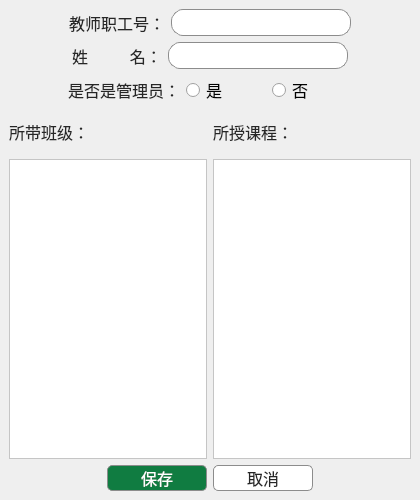
<?xml version="1.0" encoding="UTF-8"?>
<ui version="4.0">
 <class>ModifyTeacher</class>
 <widget class="QMainWindow" name="ModifyTeacher">
  <property name="geometry">
   <rect>
    <x>0</x>
    <y>0</y>
    <width>420</width>
    <height>500</height>
   </rect>
  </property>
  <property name="windowTitle">
   <string>MainWindow</string>
  </property>
  <widget class="QWidget" name="centralwidget">
   <layout class="QGridLayout" name="gridLayout">
    <item row="0" column="0" colspan="2">
     <layout class="QHBoxLayout" name="horizontalLayout">
      <item>
       <spacer name="horizontalSpacer">
        <property name="orientation">
         <enum>Qt::Horizontal</enum>
        </property>
        <property name="sizeHint" stdset="0">
         <size>
          <width>40</width>
          <height>20</height>
         </size>
        </property>
       </spacer>
      </item>
      <item>
       <widget class="QLabel" name="label">
        <property name="font">
         <font>
          <family>微软雅黑</family>
          <pointsize>12</pointsize>
         </font>
        </property>
        <property name="styleSheet">
         <string notr="true">color: #262626;</string>
        </property>
        <property name="text">
         <string>教师职工号：</string>
        </property>
        <property name="alignment">
         <set>Qt::AlignCenter</set>
        </property>
       </widget>
      </item>
      <item>
       <widget class="QLineEdit" name="Tno">
        <property name="minimumSize">
         <size>
          <width>180</width>
          <height>0</height>
         </size>
        </property>
        <property name="maximumSize">
         <size>
          <width>180</width>
          <height>16777215</height>
         </size>
        </property>
        <property name="font">
         <font>
          <family>微软雅黑</family>
          <pointsize>12</pointsize>
         </font>
        </property>
        <property name="styleSheet">
         <string notr="true">

QLineEdit {
border-radius: 12px;
background-color: #ffffff;
padding-left: 5;
border: 1 solid #8c8c8c;

}

QLineEdit:focus {
border: 1 solid #000000;
}
</string>
        </property>
       </widget>
      </item>
      <item>
       <spacer name="horizontalSpacer_2">
        <property name="orientation">
         <enum>Qt::Horizontal</enum>
        </property>
        <property name="sizeHint" stdset="0">
         <size>
          <width>40</width>
          <height>20</height>
         </size>
        </property>
       </spacer>
      </item>
     </layout>
    </item>
    <item row="1" column="0" colspan="2">
     <layout class="QHBoxLayout" name="horizontalLayout_2">
      <item>
       <spacer name="horizontalSpacer_3">
        <property name="orientation">
         <enum>Qt::Horizontal</enum>
        </property>
        <property name="sizeHint" stdset="0">
         <size>
          <width>40</width>
          <height>20</height>
         </size>
        </property>
       </spacer>
      </item>
      <item>
       <widget class="QLabel" name="label_2">
        <property name="font">
         <font>
          <family>微软雅黑</family>
          <pointsize>12</pointsize>
         </font>
        </property>
        <property name="styleSheet">
         <string notr="true">color: #262626;</string>
        </property>
        <property name="text">
         <string>姓          名：</string>
        </property>
        <property name="alignment">
         <set>Qt::AlignCenter</set>
        </property>
       </widget>
      </item>
      <item>
       <widget class="QLineEdit" name="Tname">
        <property name="minimumSize">
         <size>
          <width>180</width>
          <height>0</height>
         </size>
        </property>
        <property name="maximumSize">
         <size>
          <width>180</width>
          <height>16777215</height>
         </size>
        </property>
        <property name="font">
         <font>
          <family>微软雅黑</family>
          <pointsize>12</pointsize>
         </font>
        </property>
        <property name="styleSheet">
         <string notr="true">

QLineEdit {
border-radius: 12px;
background-color: #ffffff;
padding-left: 5;
border: 1 solid #8c8c8c;

}

QLineEdit:focus {
border: 1 solid #000000;
}
</string>
        </property>
       </widget>
      </item>
      <item>
       <spacer name="horizontalSpacer_8">
        <property name="orientation">
         <enum>Qt::Horizontal</enum>
        </property>
        <property name="sizeHint" stdset="0">
         <size>
          <width>40</width>
          <height>20</height>
         </size>
        </property>
       </spacer>
      </item>
     </layout>
    </item>
    <item row="2" column="0" colspan="2">
     <layout class="QHBoxLayout" name="horizontalLayout_3">
      <item>
       <spacer name="horizontalSpacer_4">
        <property name="orientation">
         <enum>Qt::Horizontal</enum>
        </property>
        <property name="sizeHint" stdset="0">
         <size>
          <width>40</width>
          <height>20</height>
         </size>
        </property>
       </spacer>
      </item>
      <item>
       <widget class="QLabel" name="label_3">
        <property name="font">
         <font>
          <family>微软雅黑</family>
          <pointsize>12</pointsize>
         </font>
        </property>
        <property name="styleSheet">
         <string notr="true">color: #262626;</string>
        </property>
        <property name="text">
         <string>是否是管理员：</string>
        </property>
        <property name="alignment">
         <set>Qt::AlignCenter</set>
        </property>
       </widget>
      </item>
      <item>
       <widget class="QRadioButton" name="admin_1">
        <property name="minimumSize">
         <size>
          <width>80</width>
          <height>0</height>
         </size>
        </property>
        <property name="font">
         <font>
          <family>微软雅黑</family>
          <pointsize>12</pointsize>
         </font>
        </property>
        <property name="text">
         <string>是</string>
        </property>
       </widget>
      </item>
      <item>
       <widget class="QRadioButton" name="admin_2">
        <property name="minimumSize">
         <size>
          <width>80</width>
          <height>0</height>
         </size>
        </property>
        <property name="font">
         <font>
          <family>微软雅黑</family>
          <pointsize>12</pointsize>
         </font>
        </property>
        <property name="text">
         <string>否</string>
        </property>
       </widget>
      </item>
      <item>
       <spacer name="horizontalSpacer_9">
        <property name="orientation">
         <enum>Qt::Horizontal</enum>
        </property>
        <property name="sizeHint" stdset="0">
         <size>
          <width>40</width>
          <height>20</height>
         </size>
        </property>
       </spacer>
      </item>
     </layout>
    </item>
    <item row="3" column="0">
     <layout class="QVBoxLayout" name="verticalLayout">
      <item>
       <layout class="QHBoxLayout" name="horizontalLayout_12">
        <item>
         <widget class="QLabel" name="label_10">
          <property name="sizePolicy">
           <sizepolicy hsizetype="Fixed" vsizetype="Preferred">
            <horstretch>0</horstretch>
            <verstretch>0</verstretch>
           </sizepolicy>
          </property>
          <property name="maximumSize">
           <size>
            <width>16777215</width>
            <height>50</height>
           </size>
          </property>
          <property name="font">
           <font>
            <family>微软雅黑</family>
            <pointsize>12</pointsize>
           </font>
          </property>
          <property name="styleSheet">
           <string notr="true">color: #262626;</string>
          </property>
          <property name="text">
           <string>所带班级：</string>
          </property>
          <property name="alignment">
           <set>Qt::AlignCenter</set>
          </property>
         </widget>
        </item>
        <item>
         <spacer name="horizontalSpacer_24">
          <property name="orientation">
           <enum>Qt::Horizontal</enum>
          </property>
          <property name="sizeHint" stdset="0">
           <size>
            <width>40</width>
            <height>20</height>
           </size>
          </property>
         </spacer>
        </item>
       </layout>
      </item>
      <item>
       <widget class="QTableWidget" name="class_table">
        <property name="sizePolicy">
         <sizepolicy hsizetype="Fixed" vsizetype="Expanding">
          <horstretch>0</horstretch>
          <verstretch>0</verstretch>
         </sizepolicy>
        </property>
        <property name="minimumSize">
         <size>
          <width>180</width>
          <height>0</height>
         </size>
        </property>
        <property name="maximumSize">
         <size>
          <width>500</width>
          <height>300</height>
         </size>
        </property>
        <property name="styleSheet">
         <string notr="true">QHeaderView {
	background:transparent;  
	border:none;      
}

QHeaderView::section{      
	color: #292A29;
	background:#FFFFFF;     
                
    min-height:15px;               
    max-height:15px;               
 
    margin-left:0px; 
    padding-left: 10px;            
    padding-bottom: 5px; 
	border-bottom:1px solid #D9D9D9 ; 
}
 
QTableWidget {
    background:#FFFFFF;           
    font-size:15px;                
    font-family: &quot;微软雅黑&quot;; 
    color: #535353;                
}
 
 </string>
        </property>
       </widget>
      </item>
     </layout>
    </item>
    <item row="3" column="1">
     <layout class="QVBoxLayout" name="verticalLayout_2">
      <item>
       <layout class="QHBoxLayout" name="horizontalLayout_13">
        <item>
         <widget class="QLabel" name="label_11">
          <property name="sizePolicy">
           <sizepolicy hsizetype="Fixed" vsizetype="Preferred">
            <horstretch>0</horstretch>
            <verstretch>0</verstretch>
           </sizepolicy>
          </property>
          <property name="maximumSize">
           <size>
            <width>16777215</width>
            <height>50</height>
           </size>
          </property>
          <property name="font">
           <font>
            <family>微软雅黑</family>
            <pointsize>12</pointsize>
           </font>
          </property>
          <property name="styleSheet">
           <string notr="true">color: #262626;</string>
          </property>
          <property name="text">
           <string>所授课程：</string>
          </property>
          <property name="alignment">
           <set>Qt::AlignCenter</set>
          </property>
         </widget>
        </item>
        <item>
         <spacer name="horizontalSpacer_23">
          <property name="orientation">
           <enum>Qt::Horizontal</enum>
          </property>
          <property name="sizeHint" stdset="0">
           <size>
            <width>40</width>
            <height>20</height>
           </size>
          </property>
         </spacer>
        </item>
       </layout>
      </item>
      <item>
       <widget class="QTableWidget" name="course_table">
        <property name="sizePolicy">
         <sizepolicy hsizetype="Fixed" vsizetype="Expanding">
          <horstretch>0</horstretch>
          <verstretch>0</verstretch>
         </sizepolicy>
        </property>
        <property name="minimumSize">
         <size>
          <width>180</width>
          <height>0</height>
         </size>
        </property>
        <property name="maximumSize">
         <size>
          <width>500</width>
          <height>300</height>
         </size>
        </property>
        <property name="styleSheet">
         <string notr="true">QHeaderView {
	background:transparent;  
	border:none;      
}

QHeaderView::section{      
	color: #292A29;
	background:#FFFFFF;     
                
    min-height:15px;               
    max-height:15px;               
 
    margin-left:0px; 
    padding-left: 10px;            
    padding-bottom: 5px; 
	border-bottom:1px solid #D9D9D9 ; 
}
 
QTableWidget {
    background:#FFFFFF;           
    font-size:15px;                
    font-family: &quot;微软雅黑&quot;; 
    color: #535353;                
}
 

</string>
        </property>
       </widget>
      </item>
     </layout>
    </item>
    <item row="4" column="0" colspan="2">
     <layout class="QHBoxLayout" name="horizontalLayout_7">
      <item>
       <spacer name="horizontalSpacer_13">
        <property name="orientation">
         <enum>Qt::Horizontal</enum>
        </property>
        <property name="sizeHint" stdset="0">
         <size>
          <width>20</width>
          <height>20</height>
         </size>
        </property>
       </spacer>
      </item>
      <item>
       <widget class="QPushButton" name="Btn_Save">
        <property name="minimumSize">
         <size>
          <width>100</width>
          <height>0</height>
         </size>
        </property>
        <property name="font">
         <font>
          <family>微软雅黑</family>
          <pointsize>12</pointsize>
         </font>
        </property>
        <property name="styleSheet">
         <string notr="true">QPushButton {
	border: 1 solid #8c8c8c;
	border-radius: 5px;
	background : #107C41;
	color: #ffffff;
	
}

QPushButton:hover {
    background-color: #0F703B;
}

QPushButton:pressed {
    background-color: #107C41;
	border: 1 solid #000000;
}</string>
        </property>
        <property name="text">
         <string>保存</string>
        </property>
       </widget>
      </item>
      <item>
       <widget class="QPushButton" name="Btn_Cancel">
        <property name="minimumSize">
         <size>
          <width>100</width>
          <height>0</height>
         </size>
        </property>
        <property name="font">
         <font>
          <family>微软雅黑</family>
          <pointsize>12</pointsize>
         </font>
        </property>
        <property name="styleSheet">
         <string notr="true">QPushButton {
	border-radius: 5px;
	background : #ffffff;
	color: #262626;
	border: 1 solid #8c8c8c;
}

QPushButton:hover {
    background-color: #E9F5EE;
}

QPushButton:pressed {
    background-color: #ffffff;
	border: 1 solid #000000;
}</string>
        </property>
        <property name="text">
         <string>取消</string>
        </property>
       </widget>
      </item>
      <item>
       <spacer name="horizontalSpacer_14">
        <property name="orientation">
         <enum>Qt::Horizontal</enum>
        </property>
        <property name="sizeHint" stdset="0">
         <size>
          <width>40</width>
          <height>20</height>
         </size>
        </property>
       </spacer>
      </item>
     </layout>
    </item>
   </layout>
  </widget>
 </widget>
 <resources/>
 <connections/>
</ui>
